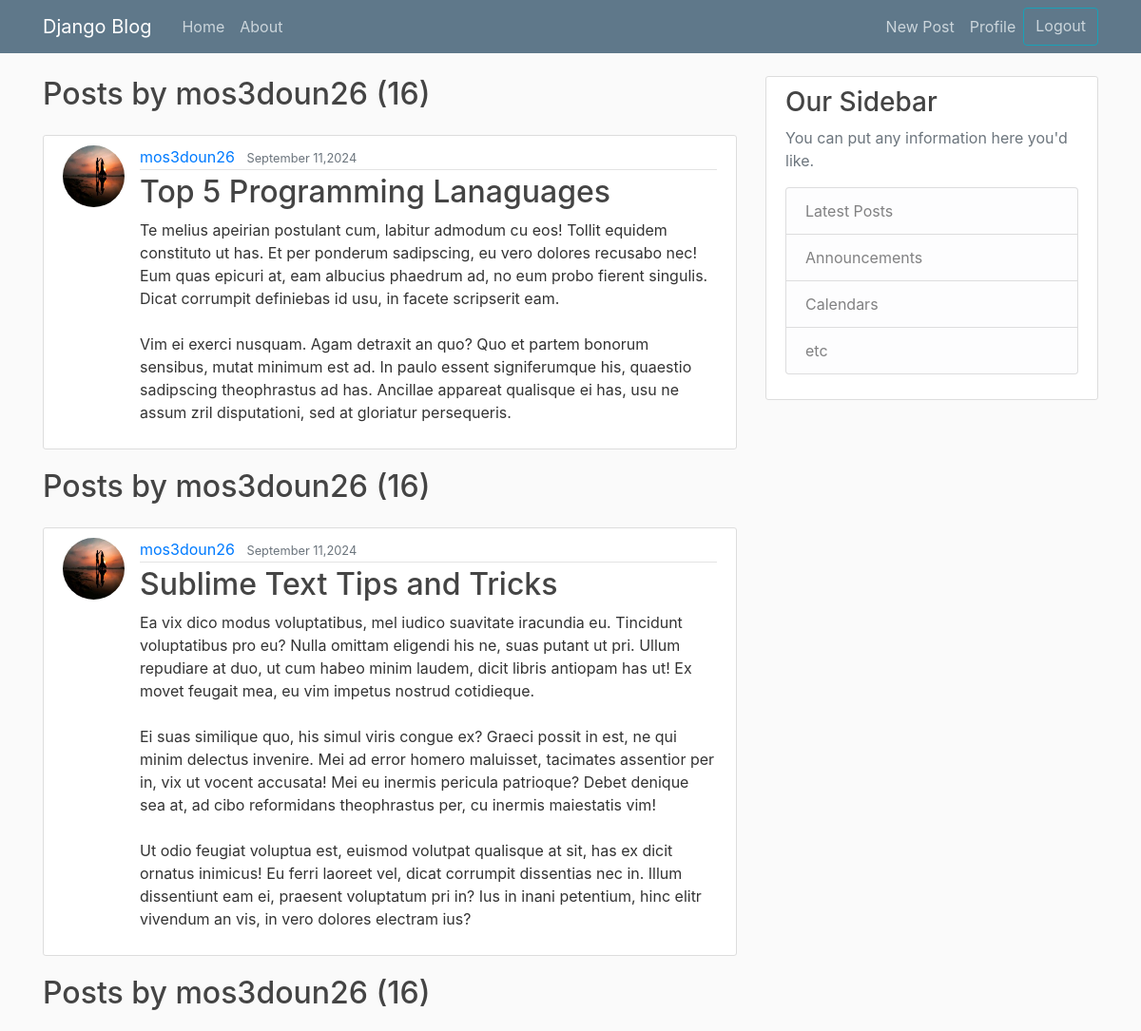
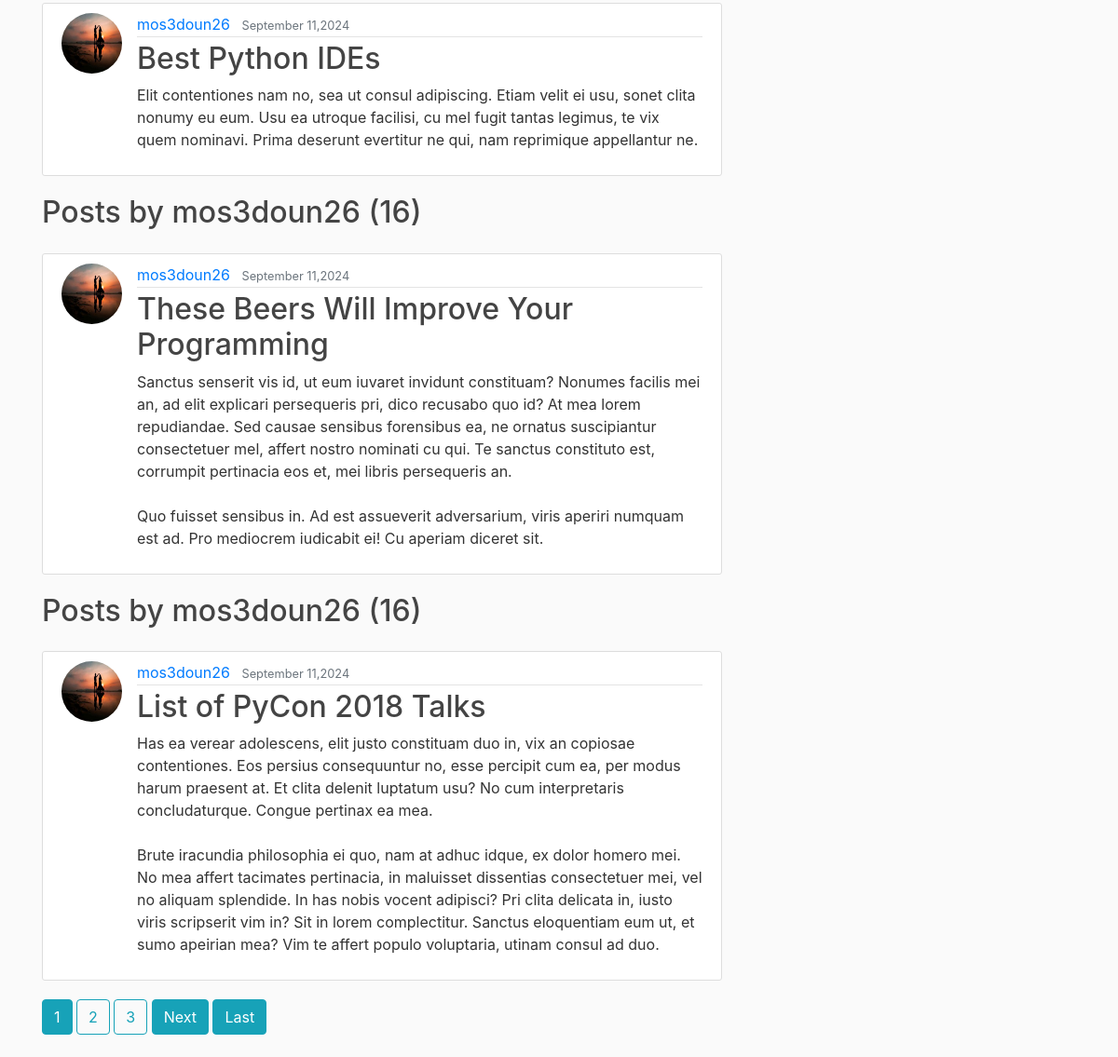
/user/mos3doun26 (signed in), run on the app's committed database (2 pictures, top to bottom).
### blog/models.py (models this page shows, shortened)
class Post(models.Model):
    title = models.CharField(max_length=100)
    content = models.TextField()
    date_posted  = models.DateField(default=timezone.now)
    author = models.ForeignKey(User, on_delete=models.CASCADE)

### users/models.py (models this page shows, shortened)
class Profile(models.Model):
    user = models.OneToOneField(User, on_delete=models.CASCADE)
    image = models.ImageField(default="profile_pics/defualt.jpeg", upload_to="profile_pics")

### blog/views.py (the view)
# urls.py: path("user/<str:username>", UserPostListview.as_view(), name="user-posts"),
class UserPostListview(ListView):
    model = Post
    template_name = "blog/user_posts.html/" #defualt blog/post_list.html, pattern: <app>/<Model>_<view_type>/
    context_object_name = "posts"
    paginate_by = 5
    def get_queryset(self):
        user = get_object_or_404(User, username=self.kwargs.get("username"))
        return Post.objects.filter(author=user).order_by("-date_posted")

### blog/templates/blog/user_posts.html (shortened to what this page needs)
{% extends "blog/base.html" %}
{% block content %}
  {% for post in posts %}
  <h2 class="mb-4">Posts by {{post.author.username}} ({{page_obj.paginator.count}})</h2>
  <article class="media content-section">
    <img class="rounded-circle article-img" src="{{ post.author.profile.image.url }}">
      <div class="media-body">
        <div class="article-metadata">
          <a class="mr-2" href="{% url 'user-posts' post.author %}">{{ post.author }}</a>
          <small class="text-muted">{{ post.date_posted|date:"F d,Y"}}</small>
        </div>
        <h2><a class="article-title" href="{% url 'post-detail' post.id %}">{{ post.title }}</a></h2>
        <p class="article-content">{{ post.content }}</p>
      </div>
  </article>
  {% endfor%}
  {% if is_paginated %}
    {% for num in page_obj.paginator.page_range %}
      {% if page_obj.number == num %}
        <a class="btn btn-info mb-4" href="?page={{ num }}">{{ num }}</a>
      {% elif num > page_obj.number|add:'-3' and num < page_obj.number|add:'3' %}
        <a class="btn btn-outline-info mb-4" href="?page={{ num }}">{{ num }}</a>
      {% endif %}
    {% endfor %}
    {% if page_obj.has_next %}
      <a class="btn btn-info mb-4" href="?page={{page_obj.next_page_number}}">Next</a>
      <a class="btn btn-info mb-4" href="?page={{page_obj.paginator.num_pages}}">Last</a>
    {% endif %}
  {% endif %}
{% endblock content %}

### blog/static/blog/main.css (style rules this page uses)
body { background: #fafafa; color: #333333; margin-top: 5rem; }
h1, h2, h3, h4, h5, h6 { color: #444444; }
.content-section { background: #ffffff; padding: 10px 20px; border: 1px solid #dddddd; border-radius: 3px; margin-bottom: 20px; }
.article-title { color: #444444; }
.article-content { white-space: pre-line; }
.article-img { height: 65px; width: 65px; margin-right: 16px; }
.article-metadata { padding-bottom: 1px; margin-bottom: 4px; border-bottom: 1px solid #e3e3e3 }

### data on the page
Post: author.username "mos3doun26", paginator.count "16", author.profile.image (picture), author "mos3doun26", date_posted "September 11,2024", title "Top 5 Programming Lanaguages", content "Te melius apeirian postulant cum, labitur admodum cu eos! Tollit equidem constituto ut has. Et per ponderum sadipscing, eu vero dolores recusabo nec! Eum quas epicuri at, eam albucius phaedrum ad, no eum probo fierent singulis. Dicat corrumpit definiebas id usu, in facete scripserit eam. Vim ei exerci nusquam. Agam detraxit an quo? Quo et partem bonorum sensibus, mutat minimum est ad. In paulo essent signiferumque his, quaestio sadipscing theophrastus ad has. Ancillae appareat qualisque ei has, usu ne assum zril disputationi, sed at gloriatur persequeris."
Post: author.username "mos3doun26", paginator.count "16", author.profile.image (picture), author "mos3doun26", date_posted "September 11,2024", title "Sublime Text Tips and Tricks", content "Ea vix dico modus voluptatibus, mel iudico suavitate iracundia eu. Tincidunt voluptatibus pro eu? Nulla omittam eligendi his ne, suas putant ut pri. Ullum repudiare at duo, ut cum habeo minim laudem, dicit libris antiopam has ut! Ex movet feugait mea, eu vim impetus nostrud cotidieque. Ei suas similique quo, his simul viris congue ex? Graeci possit in est, ne qui minim delectus invenire. Mei ad error homero maluisset, tacimates assentior per in, vix ut vocent accusata! Mei eu inermis pericula patrioque? Debet denique sea at, ad cibo reformidans theophrastus per, cu inermis maiestatis vim! Ut odio feugiat voluptua est, euismod volutpat qualisque at sit, has ex dicit ornatus inimicus! Eu…"
Post: author.username "mos3doun26", paginator.count "16", author.profile.image (picture), author "mos3doun26", date_posted "September 11,2024", title "Best Python IDEs", content "Elit contentiones nam no, sea ut consul adipiscing. Etiam velit ei usu, sonet clita nonumy eu eum. Usu ea utroque facilisi, cu mel fugit tantas legimus, te vix quem nominavi. Prima deserunt evertitur ne qui, nam reprimique appellantur ne."
Post: author.username "mos3doun26", paginator.count "16", author.profile.image (picture), author "mos3doun26", date_posted "September 11,2024", title "These Beers Will Improve Your Programming", content "Sanctus senserit vis id, ut eum iuvaret invidunt constituam? Nonumes facilis mei an, ad elit explicari persequeris pri, dico recusabo quo id? At mea lorem repudiandae. Sed causae sensibus forensibus ea, ne ornatus suscipiantur consectetuer mel, affert nostro nominati cu qui. Te sanctus constituto est, corrumpit pertinacia eos et, mei libris persequeris an. Quo fuisset sensibus in. Ad est assueverit adversarium, viris aperiri numquam est ad. Pro mediocrem iudicabit ei! Cu aperiam diceret sit."
Post: author.username "mos3doun26", paginator.count "16", author.profile.image (picture), author "mos3doun26", date_posted "September 11,2024", title "List of PyCon 2018 Talks", content "Has ea verear adolescens, elit justo constituam duo in, vix an copiosae contentiones. Eos persius consequuntur no, esse percipit cum ea, per modus harum praesent at. Et clita delenit luptatum usu? No cum interpretaris concludaturque. Congue pertinax ea mea. Brute iracundia philosophia ei quo, nam at adhuc idque, ex dolor homero mei. No mea affert tacimates pertinacia, in maluisset dissentias consectetuer mei, vel no aliquam splendide. In has nobis vocent adipisci? Pri clita delicata in, iusto viris scripserit vim in? Sit in lorem complectitur. Sanctus eloquentiam eum ut, et sumo apeirian mea? Vim te affert populo voluptaria, utinam consul ad duo."

### other printed values
{{ num }} "1"
{{ num }} "2" "3"
